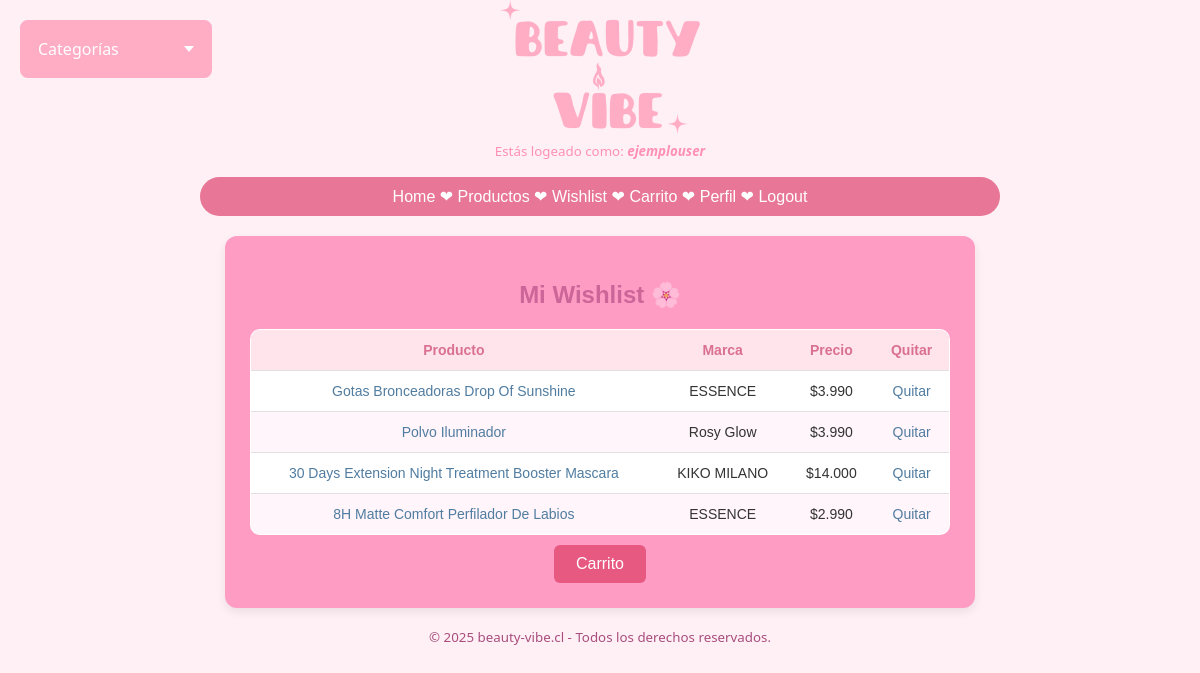
Screenshot of /wishlist.php (signed in) with the database file from the repository.
### tables this page shows
CREATE TABLE `wishlist` (
  `id` int(11) NOT NULL,
  `idUsuario` int(11) NOT NULL,
  `idProducto` int(11) NOT NULL
);

CREATE TABLE `productos` (
  `idProducto` int(11) NOT NULL,
  `nombre` varchar(50) NOT NULL,
  `marca` varchar(50) NOT NULL,
  `descripcion` text NOT NULL,
  `precio` int(11) NOT NULL,
  `stock` int(11) NOT NULL,
  `categoria` int(5) NOT NULL,
  `img` varchar(50) DEFAULT NULL
);

### wishlist.php (the view, shortened to what this page needs)
<?php include "includes/header.php"; ?>
<?php include "includes/dropdown.php"; ?>
<?php include "includes/navbar.php"; ?>
<?php
require "api/conexion.php";
$sql = <<<EOL
  SELECT wishlist.idProducto AS idProducto, productos.nombre AS nombre, productos.marca AS marca, productos.precio AS precio
  FROM wishlist
  INNER JOIN productos ON productos.idProducto = wishlist.idProducto
  WHERE wishlist.idUsuario = ?
EOL;
$q = $mysqli->prepare($sql);
$q->bind_param("i", $_SESSION["idUsuario"]);
$q->execute();
$r = $q->get_result();
if($r->num_rows > 0) {
  $productos = $r->fetch_all(MYSQLI_ASSOC);
} else {
  $productos = [];
}
?>
<div class="wishlist-container">
    <h2>Mi Wishlist 🌸</h2>
    <table class="wishlist-table">
        <thead>
            <tr>
                <th>Producto</th>
                <th>Marca</th>
                <th>Precio</th>
                <th>Quitar</th>
            </tr>
        </thead>
        <tbody>
        <?php foreach ($productos as $producto): ?>
            <tr>
                <td><a href="producto.php?p=<?= $producto["idProducto"] ?>"><?= $producto["nombre"] ?></a></td>
                <td><?= $producto["marca"] ?></td>
                <td>$<?= number_format($producto["precio"], 0, ",", ".") ?></td>
                <td><a href="?quitar=<?= $producto["idProducto"] ?>">Quitar</a></td>
            </tr>
        <?php endforeach; ?>
        </tbody>
    </table>
    <button type="button" class="registerbtn" onclick="window.location.href='carrito.php'">Carrito</button>
</div>
<?php include "includes/footer.php"; ?>

### styles/main.css (style rules this page uses)
body { margin: 0; padding: 0; max-width: 900px; margin: 0 auto; font-family: 'Segoe UI', Tahoma, Geneva, Verdana, sans-serif; background-color: #fff0f5; color: #333; }
a { transition: 0.2s; text-decoration: none; color: rgb(255, 255, 255); }
.registerbtn { position: relative; padding: 10px 22px; border-radius: 6px; border: none; color: #fff; cursor: pointer; background-color: #e75981; font-size: 16px; margin-top: 10px; margin-bottom: 100; }
table { width: 100%; border-collapse: separate; border-spacing: 0; border: 1px solid #e0e0e0; border-radius: 12px; overflow: hidden; margin-top: 20px; }
th, td { padding: 12px; text-align: center; border-bottom: 1px solid #e0e0e0; }
tbody tr:last-child td { border-bottom: none; }
th { background-color: #ffe4ec; color: #da7091; }
.wishlist-container { background-color: #ff9cc4; padding: 25px; border-radius: 12px; box-shadow: 0 4px 10px rgba(0, 0, 0, 0.08); width: 90%; max-width: 700px; text-align: center; font-family: Verdana, sans-serif; margin-top: 20px; margin: 20px auto; }
.wishlist-container h2 { color: #cc6699; margin-bottom: 15px; }
.wishlist-table { width: 100%; border-collapse: collapse; background-color: #fff; border-radius: 10px; overflow: hidden; }
.wishlist-table a { color:rgb(80, 124, 160); }
.wishlist-table th, .wishlist-table td { padding: 12px; text-align: center; font-size: 14px; }
.wishlist-table thead { background-color: #ffd6e8; color: #a94d7c; }
.wishlist-table tbody tr:nth-child(even) { background-color: #fff5fa; }

### rows the page displays
wishlist: idProducto.nombre "Gotas Bronceadoras Drop Of Sunshine", idProducto.marca "ESSENCE", idProducto.precio "3.990"
wishlist: idProducto.nombre "Polvo Iluminador", idProducto.marca "Rosy Glow", idProducto.precio "3.990"
wishlist: idProducto.nombre "30 Days Extension Night Treatment Booster Mascara", idProducto.marca "KIKO MILANO", idProducto.precio "14.000"
wishlist: idProducto.nombre "8H Matte Comfort Perfilador De Labios", idProducto.marca "ESSENCE", idProducto.precio "2.990"

### other values shown
$_SESSION["username"] "ejemplouser"
